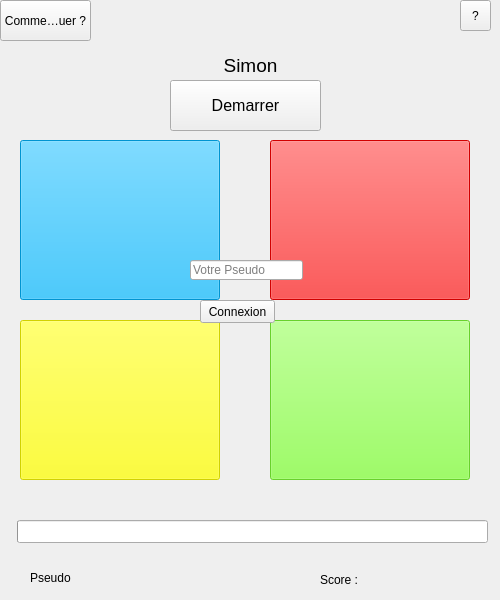
<?xml version="1.0" encoding="UTF-8"?>
<ui version="4.0">
 <class>MainWindow</class>
 <widget class="QMainWindow" name="MainWindow">
  <property name="geometry">
   <rect>
    <x>0</x>
    <y>0</y>
    <width>500</width>
    <height>600</height>
   </rect>
  </property>
  <property name="sizePolicy">
   <sizepolicy hsizetype="Fixed" vsizetype="Fixed">
    <horstretch>0</horstretch>
    <verstretch>0</verstretch>
   </sizepolicy>
  </property>
  <property name="minimumSize">
   <size>
    <width>500</width>
    <height>550</height>
   </size>
  </property>
  <property name="maximumSize">
   <size>
    <width>500</width>
    <height>600</height>
   </size>
  </property>
  <property name="windowTitle">
   <string>MainWindow</string>
  </property>
  <widget class="QWidget" name="centralWidget">
   <widget class="QPushButton" name="Bleu">
    <property name="enabled">
     <bool>false</bool>
    </property>
    <property name="geometry">
     <rect>
      <x>20</x>
      <y>140</y>
      <width>200</width>
      <height>160</height>
     </rect>
    </property>
    <property name="sizeIncrement">
     <size>
      <width>90</width>
      <height>100</height>
     </size>
    </property>
    <property name="baseSize">
     <size>
      <width>90</width>
      <height>100</height>
     </size>
    </property>
    <property name="styleSheet">
     <string notr="true">background-color: rgb(0, 180, 255);
</string>
    </property>
    <property name="text">
     <string/>
    </property>
    <property name="iconSize">
     <size>
      <width>100</width>
      <height>80</height>
     </size>
    </property>
   </widget>
   <widget class="QPushButton" name="Rouge">
    <property name="enabled">
     <bool>false</bool>
    </property>
    <property name="geometry">
     <rect>
      <x>270</x>
      <y>140</y>
      <width>200</width>
      <height>160</height>
     </rect>
    </property>
    <property name="styleSheet">
     <string notr="true">background-color: red;</string>
    </property>
    <property name="text">
     <string/>
    </property>
    <property name="iconSize">
     <size>
      <width>100</width>
      <height>80</height>
     </size>
    </property>
   </widget>
   <widget class="QPushButton" name="Jaune">
    <property name="enabled">
     <bool>false</bool>
    </property>
    <property name="geometry">
     <rect>
      <x>20</x>
      <y>320</y>
      <width>200</width>
      <height>160</height>
     </rect>
    </property>
    <property name="styleSheet">
     <string notr="true">background-color: yellow;</string>
    </property>
    <property name="text">
     <string/>
    </property>
    <property name="checkable">
     <bool>false</bool>
    </property>
    <property name="autoRepeatDelay">
     <number>300</number>
    </property>
    <property name="default">
     <bool>false</bool>
    </property>
    <property name="flat">
     <bool>false</bool>
    </property>
   </widget>
   <widget class="QPushButton" name="Vert">
    <property name="enabled">
     <bool>false</bool>
    </property>
    <property name="geometry">
     <rect>
      <x>270</x>
      <y>320</y>
      <width>200</width>
      <height>160</height>
     </rect>
    </property>
    <property name="styleSheet">
     <string notr="true">background-color: rgb(127, 255, 54);</string>
    </property>
    <property name="text">
     <string/>
    </property>
   </widget>
   <widget class="QPushButton" name="pushButton">
    <property name="geometry">
     <rect>
      <x>170</x>
      <y>80</y>
      <width>151</width>
      <height>51</height>
     </rect>
    </property>
    <property name="font">
     <font>
      <pointsize>12</pointsize>
     </font>
    </property>
    <property name="text">
     <string>Demarrer</string>
    </property>
   </widget>
   <widget class="QLabel" name="label">
    <property name="geometry">
     <rect>
      <x>0</x>
      <y>0</y>
      <width>501</width>
      <height>131</height>
     </rect>
    </property>
    <property name="font">
     <font>
      <pointsize>14</pointsize>
     </font>
    </property>
    <property name="styleSheet">
     <string notr="true">background-color: none;</string>
    </property>
    <property name="text">
     <string/>
    </property>
    <property name="textFormat">
     <enum>Qt::AutoText</enum>
    </property>
    <property name="alignment">
     <set>Qt::AlignLeading|Qt::AlignLeft|Qt::AlignVCenter</set>
    </property>
    <property name="margin">
     <number>20</number>
    </property>
   </widget>
   <widget class="QProgressBar" name="progressBar">
    <property name="enabled">
     <bool>true</bool>
    </property>
    <property name="geometry">
     <rect>
      <x>17</x>
      <y>520</y>
      <width>471</width>
      <height>23</height>
     </rect>
    </property>
    <property name="sizePolicy">
     <sizepolicy hsizetype="Fixed" vsizetype="Fixed">
      <horstretch>0</horstretch>
      <verstretch>0</verstretch>
     </sizepolicy>
    </property>
    <property name="maximum">
     <number>6</number>
    </property>
    <property name="value">
     <number>0</number>
    </property>
    <property name="textVisible">
     <bool>false</bool>
    </property>
    <property name="format">
     <string>%v</string>
    </property>
   </widget>
   <widget class="QLabel" name="label_2">
    <property name="geometry">
     <rect>
      <x>0</x>
      <y>0</y>
      <width>501</width>
      <height>131</height>
     </rect>
    </property>
    <property name="font">
     <font>
      <pointsize>14</pointsize>
     </font>
    </property>
    <property name="styleSheet">
     <string notr="true"/>
    </property>
    <property name="text">
     <string>Simon</string>
    </property>
    <property name="textFormat">
     <enum>Qt::AutoText</enum>
    </property>
    <property name="alignment">
     <set>Qt::AlignCenter</set>
    </property>
    <property name="margin">
     <number>20</number>
    </property>
   </widget>
   <widget class="QToolButton" name="option">
    <property name="geometry">
     <rect>
      <x>0</x>
      <y>0</y>
      <width>91</width>
      <height>41</height>
     </rect>
    </property>
    <property name="text">
     <string>Comment jouer ?</string>
    </property>
   </widget>
   <widget class="QLineEdit" name="lineEdit">
    <property name="enabled">
     <bool>true</bool>
    </property>
    <property name="geometry">
     <rect>
      <x>190</x>
      <y>260</y>
      <width>113</width>
      <height>20</height>
     </rect>
    </property>
    <property name="text">
     <string/>
    </property>
    <property name="placeholderText">
     <string>Votre Pseudo</string>
    </property>
   </widget>
   <widget class="QPushButton" name="connection">
    <property name="geometry">
     <rect>
      <x>200</x>
      <y>300</y>
      <width>75</width>
      <height>23</height>
     </rect>
    </property>
    <property name="text">
     <string>Connexion</string>
    </property>
   </widget>
   <widget class="QLabel" name="pseudo">
    <property name="geometry">
     <rect>
      <x>30</x>
      <y>570</y>
      <width>131</width>
      <height>16</height>
     </rect>
    </property>
    <property name="text">
     <string>Pseudo</string>
    </property>
   </widget>
   <widget class="QLabel" name="score">
    <property name="enabled">
     <bool>true</bool>
    </property>
    <property name="geometry">
     <rect>
      <x>320</x>
      <y>570</y>
      <width>171</width>
      <height>20</height>
     </rect>
    </property>
    <property name="text">
     <string>Score :</string>
    </property>
   </widget>
   <widget class="QToolButton" name="option_2">
    <property name="geometry">
     <rect>
      <x>460</x>
      <y>0</y>
      <width>31</width>
      <height>31</height>
     </rect>
    </property>
    <property name="text">
     <string>?</string>
    </property>
   </widget>
  </widget>
 </widget>
 <layoutdefault spacing="6" margin="11"/>
 <resources/>
 <connections/>
</ui>
